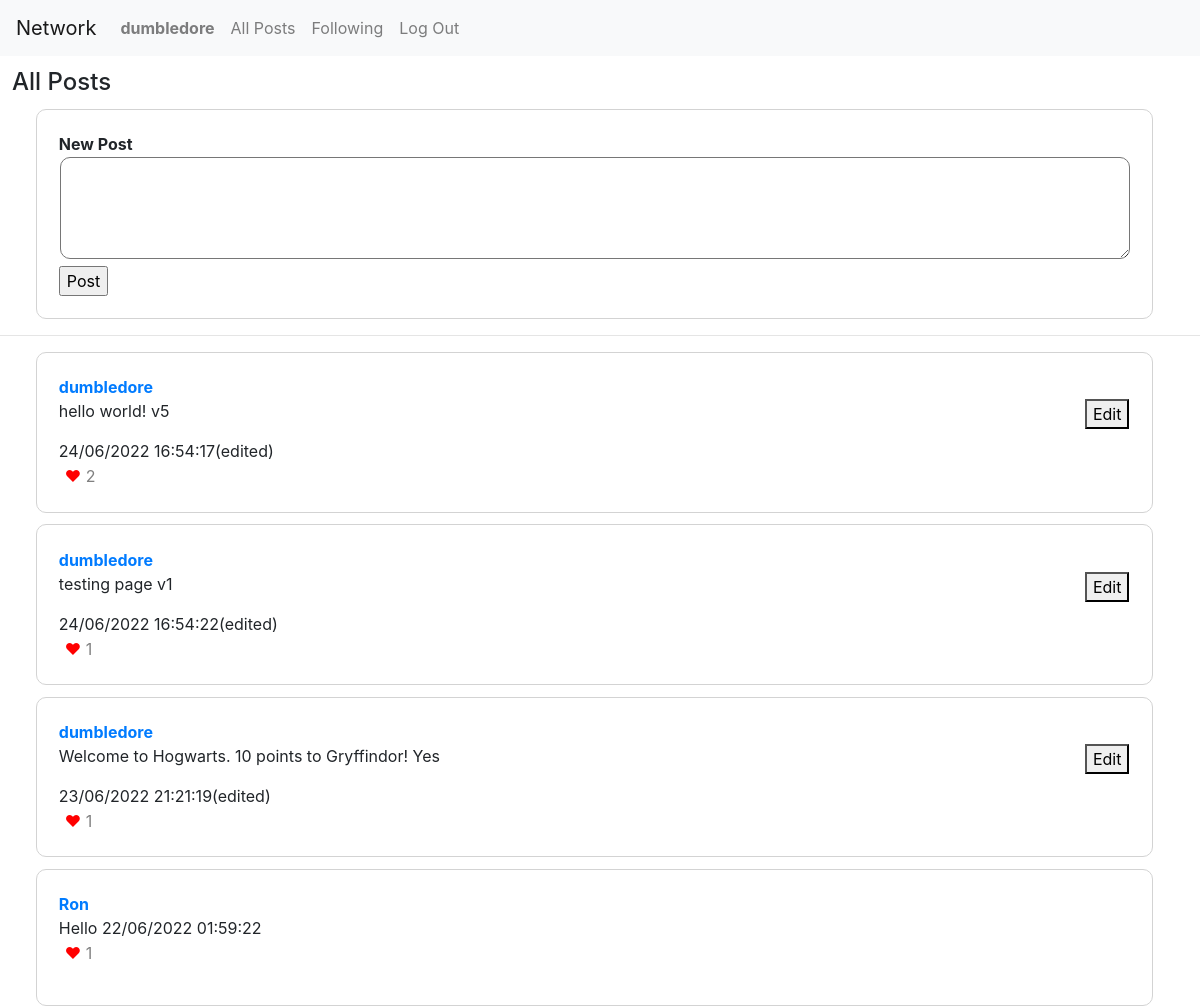
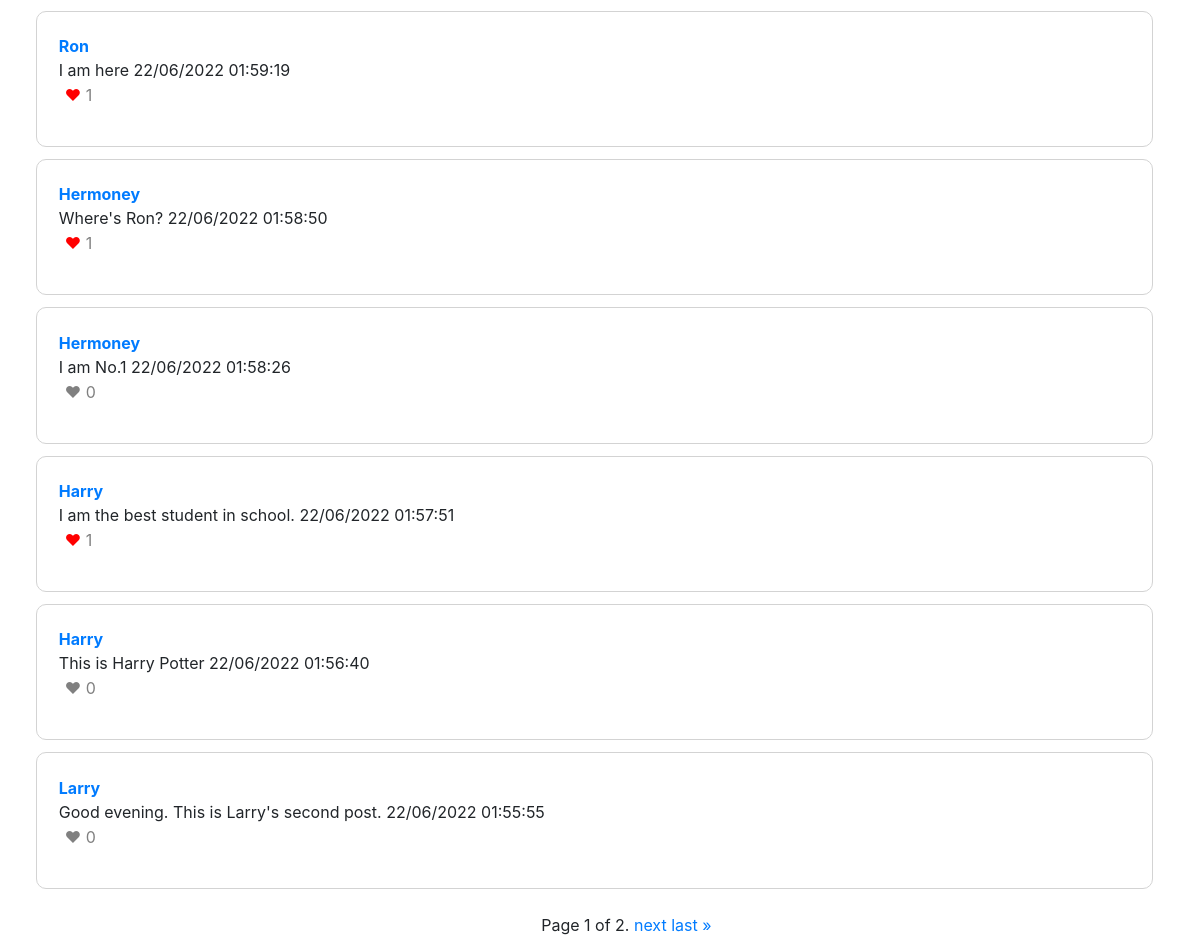
The app's page / (signed in) with its own data (2 pictures, top to bottom).
### network/models.py (models this page shows, shortened)
class User(AbstractUser):
    pass

class Post(models.Model):
    content = models.TextField()
    author = models.ForeignKey(User, on_delete=models.CASCADE)
    likes = models.ManyToManyField(User, related_name='liked_user', blank=True, null = True)
    created_at = models.TextField(blank=True, null=True)
    updated_at = models.TextField(blank=True, null=True)

### network/views.py (the view)
# urls.py: path("", views.index, name="index"),
@login_required
def index(request):
    if request.method =="POST":
        if "new_post" in request.POST:
            new_post = request.POST["new_post_content"]
            author = request.user
            now = datetime.now()
            post_time = now.strftime("%d/%m/%Y %H:%M:%S")
            post = Post.objects.create(content=new_post, author=author,created_at = post_time)
            post.save()
            return HttpResponseRedirect(reverse("index"))
        elif "edit_post" in request.POST:
            print("editpage")
            original_content = request.POST["original_post"]
            new_content = request.POST["edit_content"]
            author=request.user
            now = datetime.now()
            edit_time = now.strftime("%d/%m/%Y %H:%M:%S")
            post = Post.objects.filter(content=original_content).update(content=new_content, updated_at = edit_time)
            return HttpResponseRedirect(reverse("index"))
        elif "like" in request.POST:
            user=request.user
            content = request.POST["original_post"]
            Post.objects.get(content=content).likes.add(user)
            return HttpResponseRedirect(reverse("index"))
        elif "unlike" in request.POST:
            user=request.user
            content = request.POST["original_post"]
            Post.objects.get(content=content).likes.remove(user)
            return HttpResponseRedirect(reverse("index"))
    else:
        all_posts= Post.objects.all()
        all_posts = all_posts.order_by("-id").all()
        user=request.user
        paginator = Paginator(all_posts, 10) #show 10 posts per page
        page_number = request.GET.get("page")
        page_obj = paginator.get_page(page_number)
        return render(request, "network/index.html", {
            "posts": all_posts,
            "page_obj": page_obj,
            "user": user
        })

### network/templates/network/index.html (shortened to what this page needs)
{% extends "network/layout.html" %}
{% if user.is_authenticated %}
{% block body %}
    <div id="new_post_view" style="margin:1%;">
        <b><h4>All Posts</h4></b>
        <div style="border: 1px solid lightgray; border-radius: 10px; margin-left: 2%; margin-top: 1%; width:95%; ">
                <form method="POST" style="padding: 2%;" name="new_post">
                <b>New Post</b><br>
                <textarea id="new_post_content" name="new_post_content" style="width: 100%; margin: 1px; border-radius: 10px;" rows="4" ></textarea><br>
                <input type="submit" id="post" value="Post" name="new_post">
                </form>
        </div>
    </div>
    <hr>
    <div id="all_post_view" style="margin:1%;">
        {% for post in page_obj %}
        <div style="border: 1px solid lightgray; border-radius: 10px; margin-left: 2%; margin-top: 1%; width:95%; ">
            <form style="padding: 2%; text-align: left;" method="POST" name="edit_post">
                <a href="{% url 'profile' post.author %}"><b>{{post.author}}</b></a><br>
                <p id="post_{{post.content}}">{{post.content}}
                    {% if post.author == user %}<span style="float: right;">
                    <button id="{{post.content}}" type="button">Edit</button></p>
                        {% endif%}
                        {% if post.updated_at %}
                            {{post.updated_at}}(edited)
                        {% else %}
                            {{post.created_at}}
                        {% endif %}
                        <br>
                        {% if user in post.likes.filter %}
                        <button name="unlike" style="color: red; background: none; border: none;" title="Unlike" id="unlike">&hearts; <span style="color: grey;">{{post.likes.count}}</span> </button>
                        {% else %}
                        <button name="like" style="color: grey; background: none; border: none; " title="Like" id="like">&hearts; {{post.likes.count}}</button>
                        {% endif %}
                    </form>
    </div>
    {% endfor %}
    <br>
    <div class="pagination" style="margin-left: 45%">
        <span class="step-links">
            <span class="current">
                Page {{ page_obj.number }} of {{ page_obj.paginator.num_pages }}.
            </span>
            {% if page_obj.has_next %}
                <a href="?page={{ page_obj.next_page_number }}">next</a>
                <a href="?page={{ page_obj.paginator.num_pages }}">last &raquo;</a>
            {% endif %}
        </span>
    </div>
{% endblock %}
{% endif %}

### network/templates/network/layout.html (shortened to what this page needs)
{% load static %}
<!DOCTYPE html>
<html lang="en">
    <head>
        <link rel="stylesheet" href="https://stackpath.bootstrapcdn.com/bootstrap/4.4.1/css/bootstrap.min.css">
        <link href="{% static 'network/styles.css' %}" rel="stylesheet">
    </head>
    <body>
        <nav class="navbar navbar-expand-lg navbar-light bg-light">
            <a class="navbar-brand" href="{% url 'index' %}">Network</a>
            <div>
              <ul class="navbar-nav mr-auto">
                {% if user.is_authenticated %}
                    <li class="nav-item">
                        <a class="nav-link" href="{% url 'profile' user.username %}"><strong>{{ user.username }}</strong></a>
                    </li>
                {% endif %}
                <li class="nav-item" id="all-posts">
                  <a class="nav-link" href="{% url 'index' %}">All Posts</a>
                </li>
                {% if user.is_authenticated %}
                    <li class="nav-item" id="following">
                        <a class="nav-link" href="{% url 'following' %}">Following</a>
                    </li>
                    <li class="nav-item">
                        <a class="nav-link" href="{% url 'logout' %}">Log Out</a>
                    </li>
                {% endif %}
              </ul>
            </div>
          </nav>
        <div class="body">
            {% block body %}
            {% endblock %}
        </div>
    </body>
</html>

### records on screen
User: username "dumbledore"
Post: author "dumbledore", content "hello world! v5", updated_at "24/06/2022 16:54:17", likes.count "2"
Post: author "dumbledore", content "testing page v1", updated_at "24/06/2022 16:54:22", likes.count "1"
Post: author "dumbledore", content "Welcome to Hogwarts. 10 points to Gryffindor! Yes", updated_at "23/06/2022 21:21:19", likes.count "1"
Post: author "Ron", content "Hello", created_at "22/06/2022 01:59:22", likes.count "1"
Post: author "Ron", content "I am here", created_at "22/06/2022 01:59:19", likes.count "1"
Post: author "Hermoney", content "Where's Ron?", created_at "22/06/2022 01:58:50", likes.count "1"
Post: author "Hermoney", content "I am No.1", created_at "22/06/2022 01:58:26", likes.count "0"
Post: author "Harry", content "I am the best student in school.", created_at "22/06/2022 01:57:51", likes.count "1"
Post: author "Harry", content "This is Harry Potter", created_at "22/06/2022 01:56:40", likes.count "0"
Post: author "Larry", content "Good evening. This is Larry's second post.", created_at "22/06/2022 01:55:55", likes.count "0"

### other values on screen
{{ page_obj.number }} "1"
{{ page_obj.paginator.num_pages }} "2"
